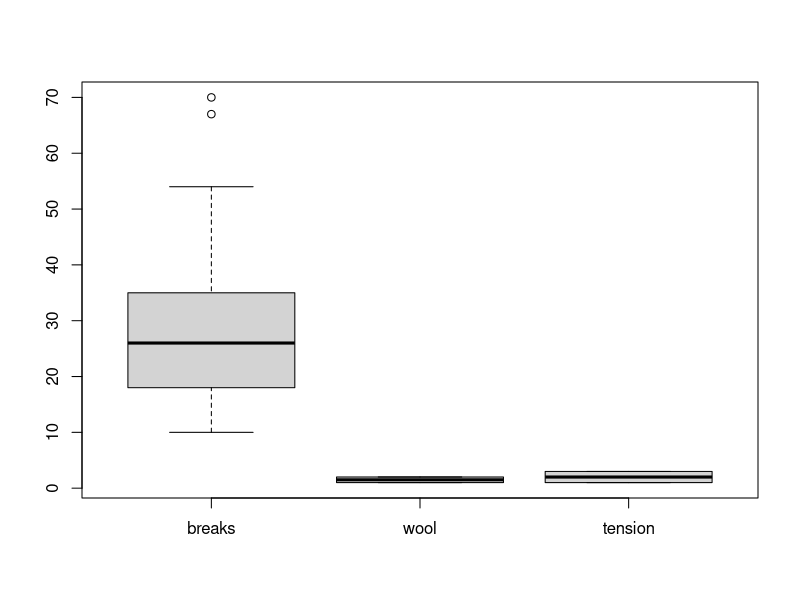

Generate this figure with R:
## ---- chunk 1
data("warpbreaks")
## ---- chunk 2
boxplot(warpbreaks)$out
